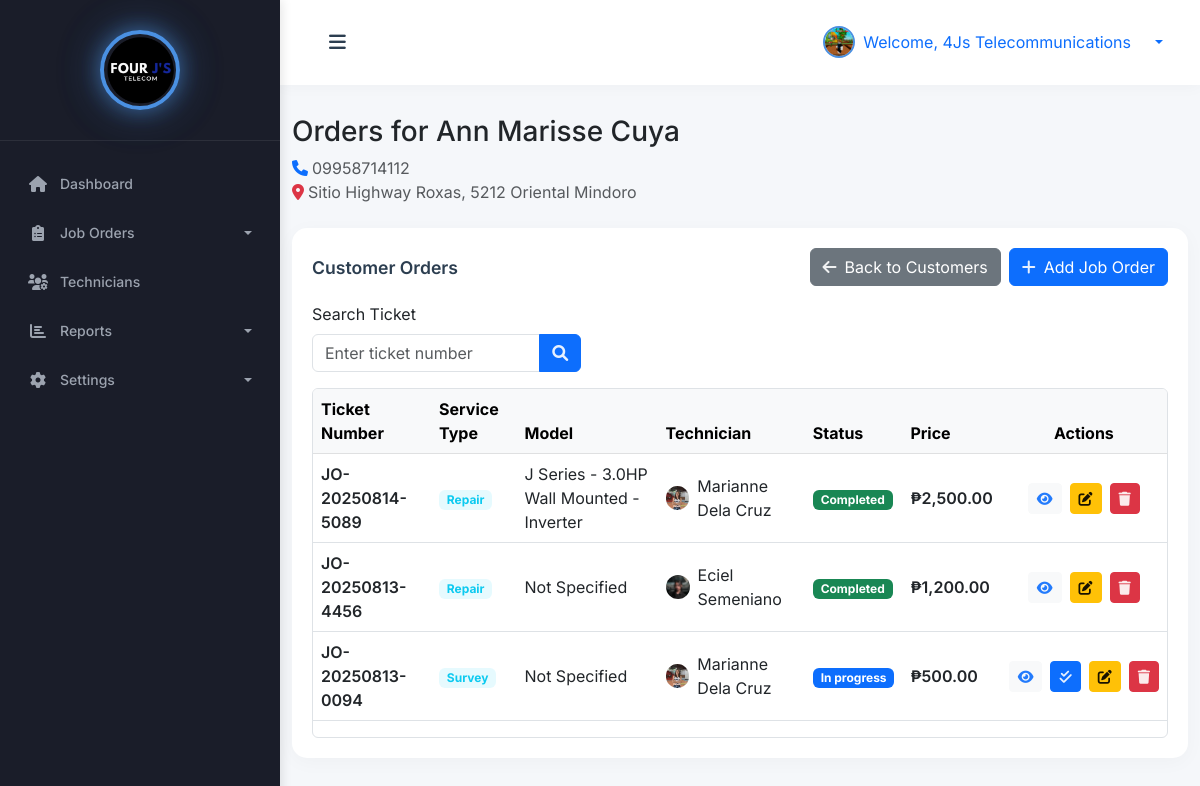
The app's page /admin/customer_orders.php?customer_id=27 (signed in) with its own data.
### tables this page shows
CREATE TABLE `customers` (
  `id` int(11) NOT NULL,
  `name` varchar(255) NOT NULL,
  `phone` varchar(50) DEFAULT NULL,
  `address` text DEFAULT NULL,
  `created_at` timestamp NOT NULL DEFAULT current_timestamp()
);

CREATE TABLE `job_orders` (
  `id` int(11) NOT NULL,
  `job_order_number` varchar(20) NOT NULL,
  `customer_name` varchar(100) NOT NULL,
  `customer_address` text NOT NULL,
  `customer_phone` varchar(20) NOT NULL,
  `service_type` enum('installation','repair','survey') NOT NULL,
  `aircon_model_id` int(11) DEFAULT NULL,
  `assigned_technician_id` int(11) DEFAULT NULL,
  `status` enum('pending','in_progress','completed','cancelled') DEFAULT 'pending',
  `price` decimal(10,2) DEFAULT NULL,
  `base_price` decimal(10,2) NOT NULL DEFAULT 0.00,
  `created_by` int(11) DEFAULT NULL,
  `due_date` date DEFAULT NULL,
  `completed_at` timestamp NULL DEFAULT NULL,
  `created_at` timestamp NOT NULL DEFAULT current_timestamp(),
  `updated_at` timestamp NOT NULL DEFAULT current_timestamp() ON UPDATE current_timestamp(),
  `customer_id` int(11) DEFAULT NULL,
  `additional_fee` decimal(10,2) DEFAULT 0.00,
  `discount` decimal(10,2) DEFAULT 0.00,
  `part_id` int(11) DEFAULT NULL
);

CREATE TABLE `technicians` (
  `id` int(11) NOT NULL,
  `username` varchar(50) NOT NULL,
  `password` varchar(255) NOT NULL,
  `name` varchar(100) NOT NULL,
  `email` varchar(100) DEFAULT NULL,
  `phone` varchar(20) NOT NULL,
  `profile_picture` varchar(255) DEFAULT NULL,
  `created_at` timestamp NOT NULL DEFAULT current_timestamp(),
  `updated_at` timestamp NOT NULL DEFAULT current_timestamp() ON UPDATE current_timestamp()
);

### admin/customer_orders.php (the view, shortened to what this page needs)
<?php
require_once 'includes/header.php';
$customer_id = (int)$_GET['customer_id'];
try {
    $pdo = new PDO("mysql:host=" . DB_HOST . ";dbname=" . DB_NAME, DB_USER, DB_PASS);
    $pdo->setAttribute(PDO::ATTR_ERRMODE, PDO::ERRMODE_EXCEPTION);
    $stmt = $pdo->prepare("SELECT * FROM customers WHERE id = ?");
    $stmt->execute([$customer_id]);
    $customer = $stmt->fetch(PDO::FETCH_ASSOC);
    $search_ticket = isset($_GET['search_ticket']) ? trim($_GET['search_ticket']) : '';
    $where_clause = "WHERE jo.customer_id = ?";
    $params = [$customer_id];
    $stmt = $pdo->prepare("
        SELECT
            jo.*,
            COALESCE(am.model_name, 'Not Specified') as model_name,
            COALESCE(am.brand, 'Not Specified') as brand,
            t.name as technician_name
        FROM job_orders jo
        LEFT JOIN aircon_models am ON jo.aircon_model_id = am.id
        LEFT JOIN technicians t ON jo.assigned_technician_id = t.id
        $where_clause
        ORDER BY jo.created_at DESC
    ");
    $stmt->execute($params);
    $orders = $stmt->fetchAll(PDO::FETCH_ASSOC);
} catch (PDOException $e) {
    die("Database error: " . $e->getMessage());
}
?>
<div class="wrapper">
    <?php require_once 'includes/sidebar.php'; ?>
    <div id="content">
        <nav class="navbar navbar-expand-lg navbar-light bg-white">
            <div class="container-fluid">
                <button type="button" id="sidebarCollapse" class="btn">
                    <i class="fas fa-bars"></i>
                </button>
                <div class="ms-auto d-flex align-items-center">
                    <div class="dropdown">
                        <a class="d-flex align-items-center text-decoration-none dropdown-toggle" href="#" id="userDropdown" role="button" data-bs-toggle="dropdown">
                            <?php
                            $admin = null;
                            if (isset($_SESSION['user_id'])) {
                                $stmt = $pdo->prepare("SELECT name, profile_picture FROM admins WHERE id = ?");
                                $stmt->execute([$_SESSION['user_id']]);
                                $admin = $stmt->fetch(PDO::FETCH_ASSOC);
                            }
                            ?>
                            <img src="<?= !empty($admin['profile_picture']) ? '../' . htmlspecialchars($admin['profile_picture']) : 'https://ui-avatars.com/api/?name=' . urlencode($admin['name'] ?? 'Admin') . '&background=1a237e&color=fff' ?>"
                                 alt="Admin"
                                 class="rounded-circle me-2"
                                 width="32"
                                 height="32"
                                 style="object-fit: cover; border: 2px solid #4A90E2;">
                            <span class="me-3">Welcome, <?= htmlspecialchars($admin['name'] ?? 'Admin') ?></span>
                        </a>
                    </div>
                </div>
            </div>
        </nav>
<div class="container mt-4">
    <h3>Orders for <?= htmlspecialchars($customer['name']) ?></h3>
    <div class="mb-4">
        <p class="text-muted mb-0">
            <i class="fas fa-phone text-primary me-1"></i><?= htmlspecialchars($customer['phone']) ?> <br>
            <i class="fas fa-map-marker-alt text-danger me-1"></i><?= htmlspecialchars($customer['address']) ?>
        </p>
    </div>
    <div class="card mb-4">
        <div class="card-body">
            <div class="d-flex justify-content-between align-items-center mb-3">
                <h5 class="card-title mb-0">Customer Orders</h5>
                <div class="d-flex gap-2">
                    <a href="orders.php" class="btn btn-secondary"><i class="fas fa-arrow-left me-2"></i>Back to Customers</a>
                    <button type="button" class="btn btn-primary" data-bs-toggle="modal" data-bs-target="#orderTypeModal">
                        <i class="fas fa-plus me-2"></i>Add Job Order
                    </button>
                </div>
            </div>
            <div class="mb-3">
                <div class="row align-items-center">
                    <div class="col-md-4">
                        <label class="form-label mb-2">Search Ticket</label>
                        <form method="GET" action="" class="d-flex">
                            <div class="input-group">
                                <input type="text"
                                       class="form-control"
                                       name="search_ticket"
                                       placeholder="Enter ticket number"
                                       value="<?= htmlspecialchars($search_ticket) ?>">
                                <button type="submit" class="btn btn-primary">
                                    <i class="fas fa-search"></i>
                                </button>
                            </div>
                        </form>
                    </div>
                </div>
            </div>
            <?php if (!$orders): ?>
                <div class="alert alert-info">No orders found for this customer.</div>
            <?php else: ?>
                <div class="table-wrapper" style="max-height: 500px; overflow-y: auto; border: 1px solid #dee2e6; border-radius: 0.375rem;">
                    <div class="table-responsive">
                        <table class="table table-hover align-middle">
                            <thead class="table-light">
                                <tr>
                                    <th>Ticket Number</th>
                                    <th>Service Type</th>
                                    <th>Model</th>
                                    <th>Technician</th>
                                    <th>Status</th>
                                    <th>Price</th>
                                    <th class="text-center">Actions</th>
                                </tr>
                            </thead>
                            <tbody>
                                <?php foreach ($orders as $order): ?>
                                <tr>
                                    <td>
                                        <span class="fw-semibold"><?= htmlspecialchars($order['job_order_number']) ?></span>
                                    </td>
                                    <td>
                                        <span class="badge bg-info bg-opacity-10 text-info">
                                            <?= ucfirst(htmlspecialchars($order['service_type'])) ?>
                                        </span>
                                    </td>
                                    <td><?= htmlspecialchars($order['model_name'] ?? 'Not Specified') ?></td>
                                    <td>
                                        <?php if (!empty($order['assigned_technician_id'])): ?>
                                            <?php
                                            $techName = '';
                                            $techProfile = '';
                                            if (!isset($order['technician_name']) || !isset($order['technician_profile'])) {
                                                $stmt = $pdo->prepare("SELECT name, profile_picture FROM technicians WHERE id = ?");
                                                $stmt->execute([$order['assigned_technician_id']]);
                                                $tech = $stmt->fetch(PDO::FETCH_ASSOC);
                                                $techName = $tech['name'] ?? '';
                                                $techProfile = $tech['profile_picture'] ?? '';
                                            } else {
                                                $techName = $order['technician_name'];
                                                $techProfile = $order['technician_profile'];
                                            }
                                            ?>
                                            <div class="d-flex align-items-center">
                                                <img src="<?= !empty($techProfile) ? '../' . htmlspecialchars($techProfile) : 'https://ui-avatars.com/api/?name=' . urlencode($techName) . '&background=1a237e&color=fff' ?>"
                                                     alt="<?= htmlspecialchars($techName) ?>"
                                                     class="rounded-circle me-2"
                                                     width="24" height="24"
                                                     style="object-fit: cover;">
                                                <?= htmlspecialchars($techName) ?>
                                            </div>
                                        <?php else: ?>
                                            <span class="text-muted">Not Assigned</span>
                                        <?php endif; ?>
                                    </td>
                                    <td>
                                        <span class="badge bg-<?= $order['status'] === 'pending' ? 'warning' : ($order['status'] === 'in_progress' ? 'primary' : ($order['status'] === 'completed' ? 'success' : 'secondary')) ?>">
                                            <?= ucfirst(str_replace('_', ' ', $order['status'])) ?>
                                        </span>
                                    </td>
                                    <td>
                                        <div class="fw-semibold">₱<?= number_format($order['price'], 2) ?></div>
                                    </td>
                                    <td>
                                        <div class="d-flex justify-content-center gap-2">
                                            <button
                                                class="btn btn-sm btn-light view-order-btn"
                                                data-bs-toggle="modal"
                                                data-bs-target="#viewOrderModal"
                                                data-order-id="<?= $order['id'] ?>"
                                                title="View Details">
                                                <i class="fas fa-eye text-primary"></i>
                                            </button>
                                            <?php if ($order['status'] === 'in_progress'): ?>
                                            <a href="controller/update-status.php?status=completed&id=<?= $order['id'] ?>&customer_id=<?= $customer['id'] ?>" class="btn btn-sm btn-primary" data-bs-toggle="tooltip" title="Mark as Completed">
                                                <i class="fas fa-check-double"></i>
                                            </a>
                                            <?php endif; ?>
                                            <button
                                                class="btn btn-sm btn-warning edit-order-btn"
                                                data-bs-toggle="modal"
                                                data-bs-target="#editOrderModal"
                                                data-order='<?= json_encode($order) ?>'
                                                title="Edit Order">
                                                <i class="fas fa-edit"></i>
                                            </button>
                                            <a href="controller/update-status.php?status=cancelled&id=<?= $order['id'] ?>&customer_id=<?= $customer['id'] ?>" class="btn btn-sm btn-danger" data-bs-toggle="tooltip" title="Cancel Order" onclick="return confirm('Are you sure you want to cancel this order?');">
                                                <i class="fas fa-trash"></i>
                                            </a>
                                        </div>
                                    </td>
                                </tr>
                                <?php endforeach; ?>
                            </tbody>
                        </table>
                    </div>
                </div>
                <?php endif; ?>
                </div>
            </div>
        </div>
    </div>
</div>
</body>
</html>

### css/style.css (style rules this page uses)
:root { --primary-blue: #4A90E2; --secondary-blue: #5C9CE6; --light-blue: #E8F1FC; --hover-blue: #357ABD; --text-blue: #2C3E50; --success: #2ECC71; --warning: #F1C40F; --danger: #E74C3C; --info: #3498DB; --pastel-purple: #B39DDB; --pastel-pink: #F8BBD0; --pastel-green: #A5D6A7; --pastel-orange: #FFCC80; --card-1: #4A90E2; --card-2: #2ECC71; --card-3: #F1C40F; --card-4: #E74C3C; --sidebar-bg: #2C3E50; --sidebar-header: #1A252F; --sidebar-hover: #34495E; --sidebar-active: #3498DB; }
.dropdown-toggle::after { margin-left: 8px; }
.wrapper { display: flex; width: 100%; align-items: stretch; }
#content { margin-left: 280px; min-height: 100vh; transition: all 0.3s ease; background: #F5F7FA; padding: 0; width: calc(100% - 280px); }
@media (min-width: 769px) { #content { margin-left: 280px; width: calc(100% - 280px); } }
@media (min-width: 769px) { #sidebarCollapse { display: block !important; } }
.card { border-radius: 15px; box-shadow: 0 4px 20px rgba(0, 0, 0, 0.03); margin-bottom: 25px; border: none; transition: transform 0.3s ease, box-shadow 0.3s ease; }
.card-body { padding: 1.75rem; }
.card-title { margin-bottom: 1.5rem; font-weight: 600; color: var(--text-blue); font-size: 1.1rem; }
.card i { opacity: 0.9; transition: transform 0.3s ease; }
.navbar { padding: 20px 25px; background: #fff; border: none; border-radius: 0; margin-bottom: 30px; box-shadow: 0 2px 15px rgba(0, 0, 0, 0.03); }
#sidebarCollapse { background: transparent; border: none; color: var(--text-blue); font-size: 1.2rem; padding: 8px 12px; border-radius: 8px; transition: all 0.3s; }

### admin/includes/header.php (style rules this page uses)
.card { height: 100%; margin-bottom: 1rem; }
.card-body { padding: 1.25rem; }
#userDropdown { transition: all 0.2s ease; }
#userDropdown img { border: 2px solid #4A90E2; transition: all 0.2s ease; }

### records on screen
customers: name "Ann Marisse Cuya", phone "09958714112", address "Sitio Highway Roxas, 5212 Oriental Mindoro"
job_orders: job_order_number "JO-20250814-5089", service_type "Repair", model_name "J Series - 3.0HP Wall Mounted - Inverter", technicians.profile_picture (picture), technicians.name "Marianne Dela Cruz", status "Completed", price "2,500.00"
job_orders: job_order_number "JO-20250813-4456", service_type "Repair", model_name "Not Specified", technicians.profile_picture (picture), technicians.name "Eciel Semeniano", status "Completed", price "1,200.00"
job_orders: job_order_number "JO-20250813-0094", service_type "Survey", model_name "Not Specified", technicians.profile_picture (picture), technicians.name "Marianne Dela Cruz", status "In progress", price "500.00"

### other values on screen
$admin['name'] "4Js Telecommunications"
